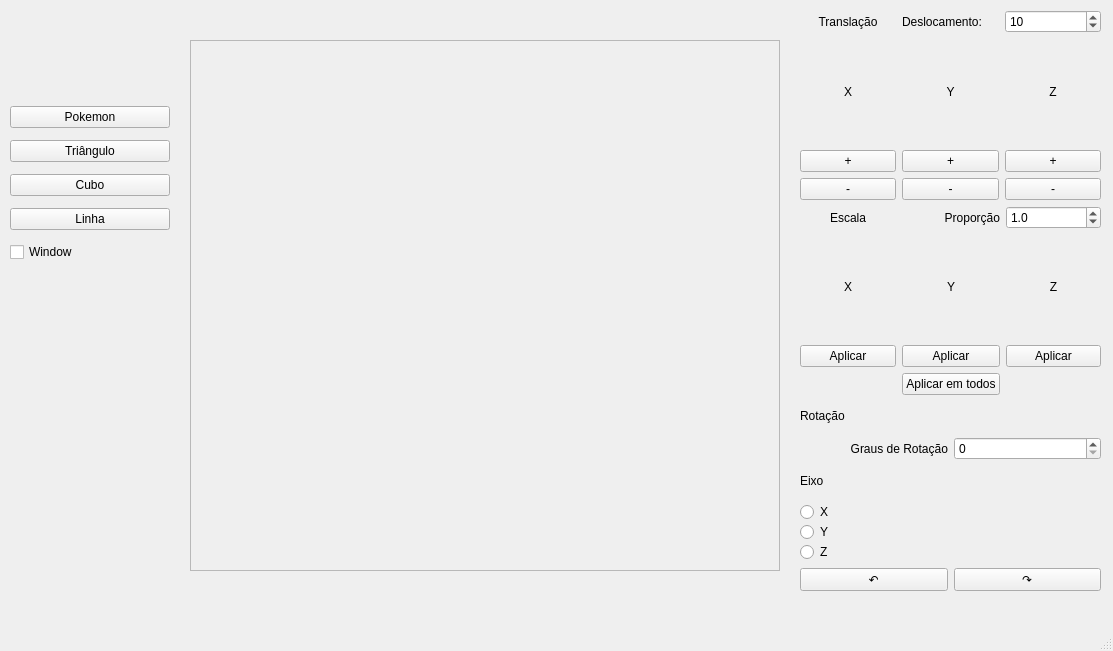
<?xml version="1.0" encoding="UTF-8"?>
<ui version="4.0">
 <class>MainWindow</class>
 <widget class="QMainWindow" name="MainWindow">
  <property name="geometry">
   <rect>
    <x>0</x>
    <y>0</y>
    <width>1113</width>
    <height>651</height>
   </rect>
  </property>
  <property name="windowTitle">
   <string>MainWindow</string>
  </property>
  <widget class="QWidget" name="centralwidget">
   <widget class="FramePrincipal" name="frame">
    <property name="geometry">
     <rect>
      <x>190</x>
      <y>40</y>
      <width>590</width>
      <height>531</height>
     </rect>
    </property>
    <property name="frameShape">
     <enum>QFrame::Shape::StyledPanel</enum>
    </property>
    <property name="frameShadow">
     <enum>QFrame::Shadow::Raised</enum>
    </property>
    <property name="Width" stdset="0">
     <number>0</number>
    </property>
   </widget>
   <widget class="QWidget" name="verticalLayoutWidget_3">
    <property name="geometry">
     <rect>
      <x>800</x>
      <y>10</y>
      <width>301</width>
      <height>581</height>
     </rect>
    </property>
    <layout class="QVBoxLayout" name="Transformacoes">
     <item>
      <layout class="QGridLayout" name="Translacao">
       <item row="0" column="2">
        <widget class="QSpinBox" name="valorT">
         <property name="singleStep">
          <number>10</number>
         </property>
         <property name="value">
          <number>10</number>
         </property>
        </widget>
       </item>
       <item row="3" column="0">
        <widget class="QPushButton" name="xMais">
         <property name="text">
          <string>+</string>
         </property>
        </widget>
       </item>
       <item row="1" column="1">
        <widget class="QLabel" name="label_7">
         <property name="text">
          <string>Y</string>
         </property>
         <property name="alignment">
          <set>Qt::AlignmentFlag::AlignCenter</set>
         </property>
        </widget>
       </item>
       <item row="3" column="1">
        <widget class="QPushButton" name="yMais">
         <property name="text">
          <string>+</string>
         </property>
        </widget>
       </item>
       <item row="1" column="2">
        <widget class="QLabel" name="label_8">
         <property name="text">
          <string>Z</string>
         </property>
         <property name="alignment">
          <set>Qt::AlignmentFlag::AlignCenter</set>
         </property>
        </widget>
       </item>
       <item row="0" column="1">
        <widget class="QLabel" name="label_2">
         <property name="text">
          <string>Deslocamento:</string>
         </property>
        </widget>
       </item>
       <item row="4" column="1">
        <widget class="QPushButton" name="yMenos">
         <property name="text">
          <string>-</string>
         </property>
        </widget>
       </item>
       <item row="1" column="0">
        <widget class="QLabel" name="label_6">
         <property name="text">
          <string>X</string>
         </property>
         <property name="alignment">
          <set>Qt::AlignmentFlag::AlignCenter</set>
         </property>
        </widget>
       </item>
       <item row="4" column="2">
        <widget class="QPushButton" name="zMenos">
         <property name="text">
          <string>-</string>
         </property>
        </widget>
       </item>
       <item row="3" column="2">
        <widget class="QPushButton" name="zMais">
         <property name="text">
          <string>+</string>
         </property>
        </widget>
       </item>
       <item row="0" column="0">
        <widget class="QLabel" name="label">
         <property name="text">
          <string>Translação</string>
         </property>
         <property name="alignment">
          <set>Qt::AlignmentFlag::AlignCenter</set>
         </property>
        </widget>
       </item>
       <item row="4" column="0">
        <widget class="QPushButton" name="xMenos">
         <property name="text">
          <string>-</string>
         </property>
        </widget>
       </item>
      </layout>
     </item>
     <item>
      <layout class="QGridLayout" name="Escala">
       <item row="0" column="2">
        <widget class="QDoubleSpinBox" name="valorE">
         <property name="decimals">
          <number>1</number>
         </property>
         <property name="singleStep">
          <double>0.100000000000000</double>
         </property>
         <property name="value">
          <double>1.000000000000000</double>
         </property>
        </widget>
       </item>
       <item row="3" column="1">
        <widget class="QPushButton" name="yEscMais">
         <property name="text">
          <string>Aplicar</string>
         </property>
        </widget>
       </item>
       <item row="1" column="1">
        <widget class="QLabel" name="label_14">
         <property name="text">
          <string>Y</string>
         </property>
         <property name="alignment">
          <set>Qt::AlignmentFlag::AlignCenter</set>
         </property>
        </widget>
       </item>
       <item row="1" column="0">
        <widget class="QLabel" name="label_17">
         <property name="text">
          <string>X</string>
         </property>
         <property name="alignment">
          <set>Qt::AlignmentFlag::AlignCenter</set>
         </property>
        </widget>
       </item>
       <item row="1" column="2">
        <widget class="QLabel" name="label_15">
         <property name="text">
          <string>Z</string>
         </property>
         <property name="alignment">
          <set>Qt::AlignmentFlag::AlignCenter</set>
         </property>
        </widget>
       </item>
       <item row="0" column="1">
        <widget class="QLabel" name="label_16">
         <property name="text">
          <string>Proporção</string>
         </property>
         <property name="alignment">
          <set>Qt::AlignmentFlag::AlignRight|Qt::AlignmentFlag::AlignTrailing|Qt::AlignmentFlag::AlignVCenter</set>
         </property>
        </widget>
       </item>
       <item row="3" column="0">
        <widget class="QPushButton" name="xEscMais">
         <property name="text">
          <string>Aplicar</string>
         </property>
        </widget>
       </item>
       <item row="3" column="2">
        <widget class="QPushButton" name="zEscMais">
         <property name="text">
          <string>Aplicar</string>
         </property>
        </widget>
       </item>
       <item row="0" column="0">
        <widget class="QLabel" name="label_18">
         <property name="text">
          <string>Escala</string>
         </property>
         <property name="alignment">
          <set>Qt::AlignmentFlag::AlignCenter</set>
         </property>
        </widget>
       </item>
       <item row="4" column="1">
        <widget class="QPushButton" name="allEscala">
         <property name="text">
          <string>Aplicar em todos</string>
         </property>
        </widget>
       </item>
      </layout>
     </item>
     <item>
      <layout class="QVBoxLayout" name="Rotacao">
       <item>
        <layout class="QVBoxLayout" name="verticalLayout">
         <item>
          <widget class="QLabel" name="label_5">
           <property name="text">
            <string>Rotação</string>
           </property>
          </widget>
         </item>
         <item>
          <layout class="QHBoxLayout" name="horizontalLayout_2">
           <item>
            <widget class="QLabel" name="label_3">
             <property name="text">
              <string>Graus de Rotação</string>
             </property>
             <property name="alignment">
              <set>Qt::AlignmentFlag::AlignRight|Qt::AlignmentFlag::AlignTrailing|Qt::AlignmentFlag::AlignVCenter</set>
             </property>
            </widget>
           </item>
           <item>
            <widget class="QSpinBox" name="valorR"/>
           </item>
          </layout>
         </item>
         <item>
          <widget class="QLabel" name="label_11">
           <property name="text">
            <string>Eixo</string>
           </property>
          </widget>
         </item>
         <item>
          <layout class="QVBoxLayout" name="verticalLayout_2">
           <property name="spacing">
            <number>0</number>
           </property>
           <item>
            <widget class="QRadioButton" name="rotX">
             <property name="text">
              <string>X</string>
             </property>
            </widget>
           </item>
           <item>
            <widget class="QRadioButton" name="rotY">
             <property name="text">
              <string>Y</string>
             </property>
            </widget>
           </item>
           <item>
            <widget class="QRadioButton" name="rotZ">
             <property name="text">
              <string>Z</string>
             </property>
            </widget>
           </item>
          </layout>
         </item>
         <item>
          <layout class="QHBoxLayout" name="horizontalLayout">
           <item>
            <widget class="QPushButton" name="rotMenos">
             <property name="text">
              <string>↶</string>
             </property>
            </widget>
           </item>
           <item>
            <widget class="QPushButton" name="rotMais">
             <property name="text">
              <string>↷</string>
             </property>
            </widget>
           </item>
          </layout>
         </item>
        </layout>
       </item>
      </layout>
     </item>
    </layout>
   </widget>
   <widget class="QWidget" name="verticalLayoutWidget_5">
    <property name="geometry">
     <rect>
      <x>10</x>
      <y>100</y>
      <width>160</width>
      <height>172</height>
     </rect>
    </property>
    <layout class="QVBoxLayout" name="verticalLayout_6">
     <item>
      <widget class="QPushButton" name="btnPokemon">
       <property name="text">
        <string>Pokemon</string>
       </property>
      </widget>
     </item>
     <item>
      <widget class="QPushButton" name="btnTriangulo">
       <property name="text">
        <string>Triângulo</string>
       </property>
      </widget>
     </item>
     <item>
      <widget class="QPushButton" name="btnQuadrado">
       <property name="text">
        <string>Cubo</string>
       </property>
      </widget>
     </item>
     <item>
      <widget class="QPushButton" name="btnLinha">
       <property name="text">
        <string>Linha</string>
       </property>
      </widget>
     </item>
     <item>
      <widget class="QCheckBox" name="cbWindow">
       <property name="text">
        <string>Window</string>
       </property>
      </widget>
     </item>
    </layout>
   </widget>
  </widget>
  <widget class="QMenuBar" name="menubar">
   <property name="geometry">
    <rect>
     <x>0</x>
     <y>0</y>
     <width>1113</width>
     <height>25</height>
    </rect>
   </property>
  </widget>
  <widget class="QStatusBar" name="statusbar"/>
 </widget>
 <customwidgets>
  <customwidget>
   <class>FramePrincipal</class>
   <extends>QFrame</extends>
   <header>frameprincipal.h</header>
   <container>1</container>
   <slots>
    <slot>desenharObjeto()</slot>
   </slots>
  </customwidget>
 </customwidgets>
 <resources/>
 <connections/>
</ui>
